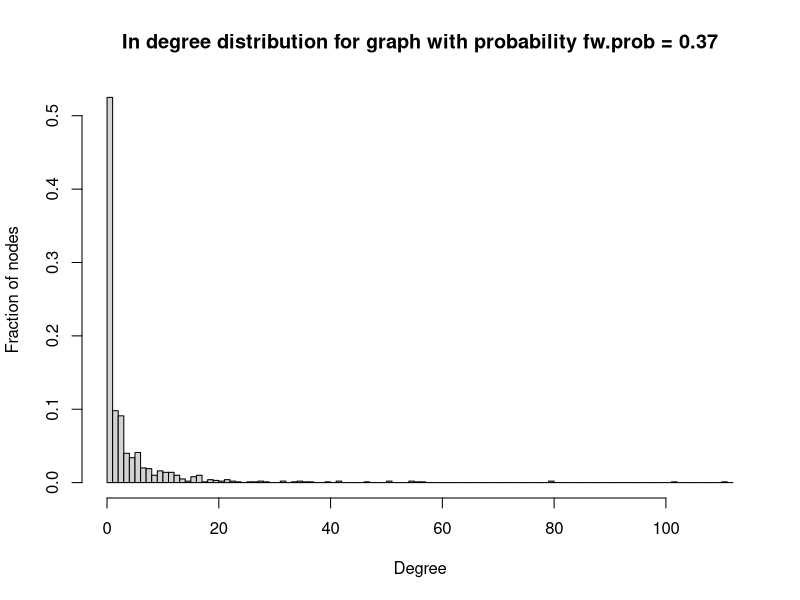
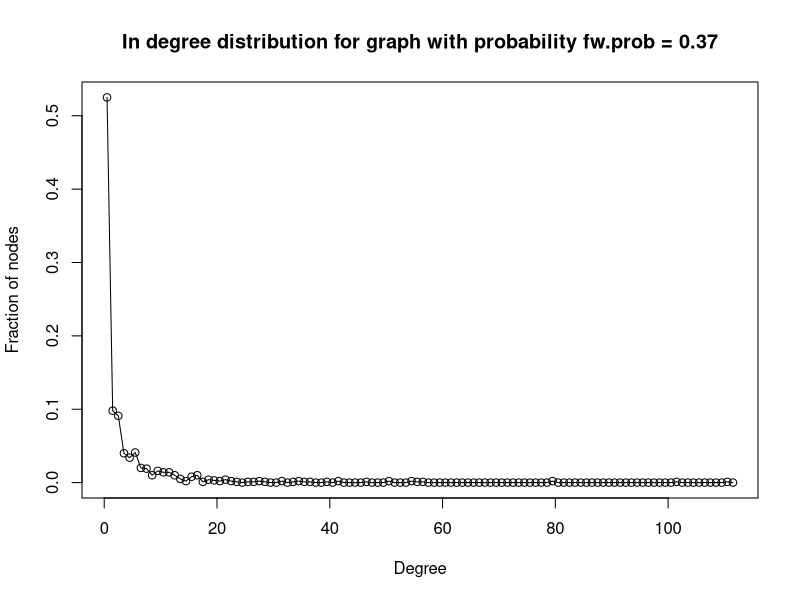
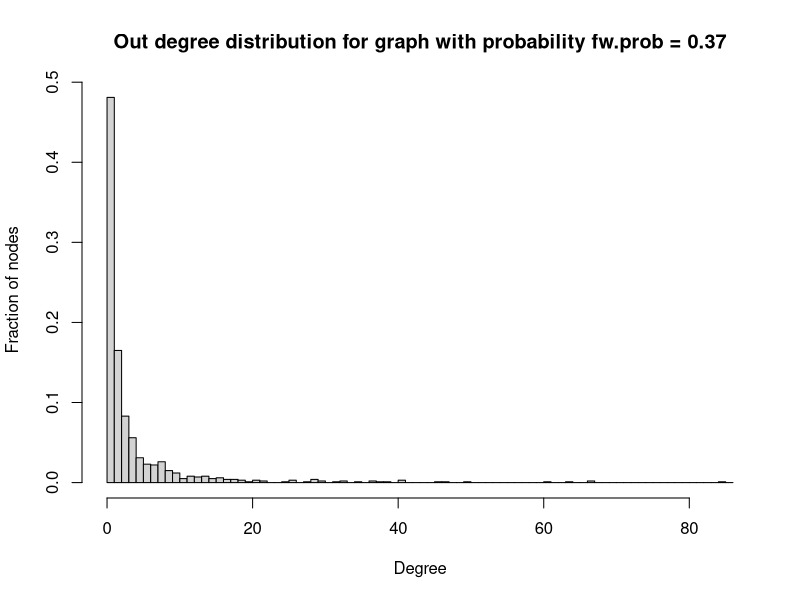
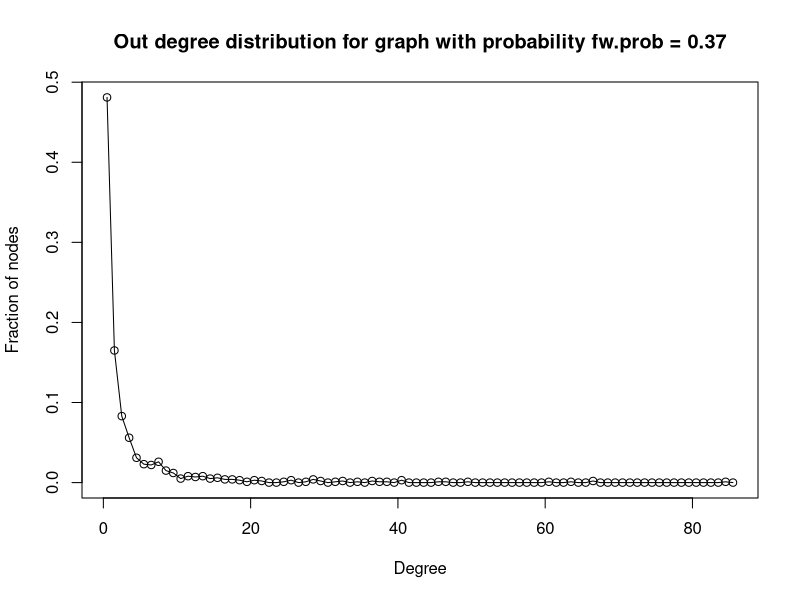

Write R code to recreate these figures, in order.
# EE 219 Homework 1 Problem 4 a
# Name: Weikun Han, Duzhi Chen
# Date: 4/14/2017
# Reference:
#  - https://google.github.io/styleguide/Rguide.xml#indentation

library(igraph)

# Initial veriables
node <- 1000

# Create the directed random network,
# that is a growing network model,
# which resembles how the forest fire spreads by igniting trees close by
graph <- forest.fire.game(node, fw.prob = 0.37, bw.factor = 0.32/0.37, directed = TRUE)

# Use degree fucntion to find a numeric vector of the same length as argument v
degree1 <- degree(graph, mode = "in")
degree2 <- degree(graph, mode = "out")

# Plot information
h1 <- hist(degree1,
           breaks = seq(0, by = 1 , length.out = max(degree1) + 2),
           freq = FALSE,
           main = "In degree distribution for graph with probability fw.prob = 0.37",
           ylab = "Fraction of nodes",
           xlab = "Degree")
plot(data.frame(x = h1$mids, y = h1$density),
     type = "o",
     main = "In degree distribution for graph with probability fw.prob = 0.37",
     ylab = "Fraction of nodes",
     xlab = "Degree")
h2 <- hist(degree2,
           breaks = seq(0, by = 1 , length.out = max(degree2) + 2),
           freq = FALSE,
           main = "Out degree distribution for graph with probability fw.prob = 0.37",
           ylab = "Fraction of nodes",
           xlab = "Degree")
plot(data.frame(x = h2$mids, y = h2$density),
     type = "o",
     main = "Out degree distribution for graph with probability fw.prob = 0.37",
     ylab = "Fraction of nodes",
     xlab = "Degree")
